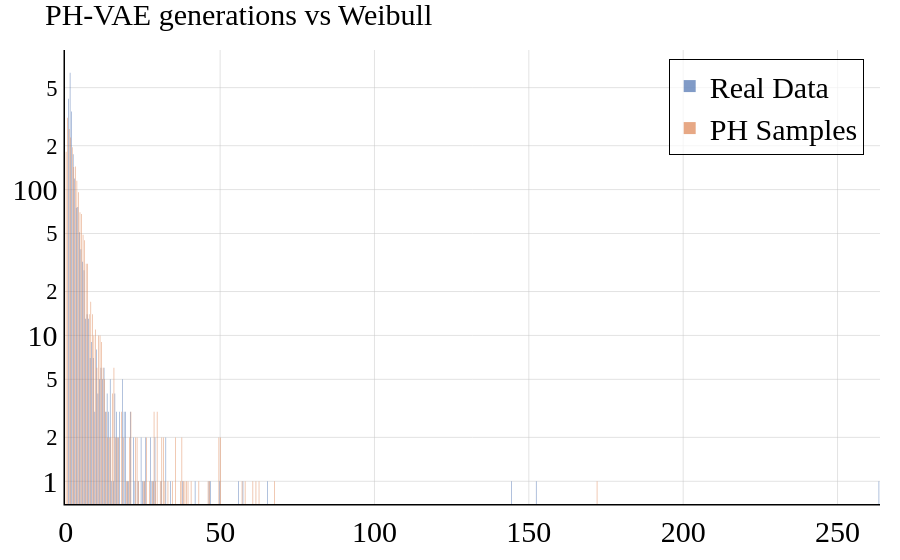

Notebook code cell kept with this figure:
### Code cell
model.eval()
N = data.shape[0]
device = next(model.parameters()).device
with torch.no_grad():
    # sample latents
    z = torch.randn(N, model.latent_dim, device=device)
    alpha, T, t = model.decode_params(z) 
    ph_samples = ph_sample_batch(alpha, T, t).cpu().numpy()

#
# reset data transformation
data_real = data * 100
ph_samples = ph_samples * 100


n_bins= 1000
hist_data = go.Histogram(
    x=data_real,
    name='Real Data',
    opacity=0.7,
    nbinsx=n_bins,  
    marker_color='#4C72B0'
)

# Create histogram for ph_samples
hist_samples = go.Histogram(
    x=ph_samples,
    name='PH Samples',
    opacity=0.7,
    nbinsx=n_bins,
    marker_color='#DD8452'
)

# Combine them
fig = go.Figure(data=[hist_data, hist_samples])

# Update layout for a publication-ready style
fig.update_layout(
    title_text="PH-VAE generations vs Weibull",
    title_font_size=30,
    #xaxis_title="x",
    #yaxis_title="Density",
    yaxis_type="log",  # Set y-axis to log scale
    font=dict(
        family="serif",  # Use a serif font
        size=30,         # Base font size
        color="black"
    ),
    legend=dict(
        x=0.98, # Place legend in top right corner
        y=0.98,
        xanchor='right',
        yanchor='top',
        bgcolor='rgba(255,255,255,0.7)', # Semi-transparent background
        bordercolor='black',
        borderwidth=1,
        font_size=30
    ),
    plot_bgcolor='white', # White background
    # Remove fixed width/height to allow scalable export
    # width=800,
    # height=500,
    margin=dict(l=50, r=20, t=50, b=50) # Adjust margins
)

# Add prominent axis lines and updated gridlines
fig.update_xaxes(
    showline=True,  # Show x-axis line
    linewidth=1.5,
    linecolor='black',
    showgrid=True,
    gridwidth=1,
    gridcolor='rgba(200, 200, 200, 0.5)' # Lighter gray grid
)
fig.update_yaxes(
    showline=True,  # Show y-axis line
    linewidth=1.5,
    linecolor='black',
    showgrid=True,
    gridwidth=1,
    gridcolor='rgba(200, 200, 200, 0.5)' # Lighter gray grid
)

fig.show()

### Figure 1 — Plotly figure (JSON) as saved in the notebook; plotly's stock layout.template omitted (floating-point values rounded to 4 significant figures; data arrays with more than 128 entries replaced by an {"elided": "..."} marker saying what was removed)
{"data": [{"marker": {"color": "#4C72B0"}, "name": "Real Data", "nbinsx": 1000, "opacity": 0.7, "type": "histogram", "x": {"elided": "2167 float values"}}, {"marker": {"color": "#DD8452"}, "name": "PH Samples", "nbinsx": 1000, "opacity": 0.7, "type": "histogram", "x": {"elided": "2167 float values"}}], "layout": {"font": {"color": "black", "family": "serif", "size": 30}, "legend": {"bgcolor": "rgba(255,255,255,0.7)", "bordercolor": "black", "borderwidth": 1, "font": {"size": 30}, "x": 0.98, "xanchor": "right", "y": 0.98, "yanchor": "top"}, "margin": {"b": 50, "l": 50, "r": 20, "t": 50}, "plot_bgcolor": "white", "title": {"font": {"size": 30}, "text": "PH-VAE generations vs Weibull"}, "xaxis": {"gridcolor": "rgba(200, 200, 200, 0.5)", "gridwidth": 1, "linecolor": "black", "linewidth": 1.5, "showgrid": true, "showline": true}, "yaxis": {"gridcolor": "rgba(200, 200, 200, 0.5)", "gridwidth": 1, "linecolor": "black", "linewidth": 1.5, "showgrid": true, "showline": true, "type": "log"}}}
